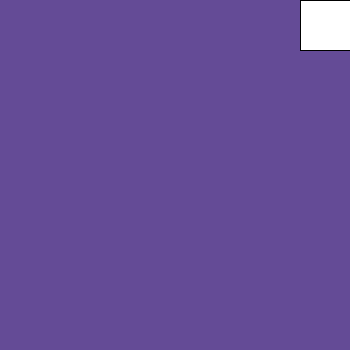
Frame 1 (no input)
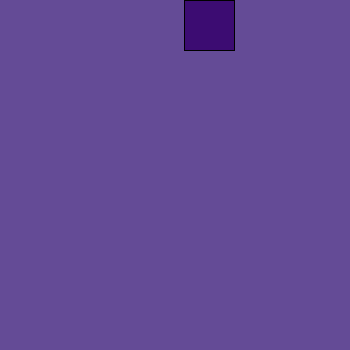
Frame 60 (the mouse pressed at the canvas centre just before this capture)
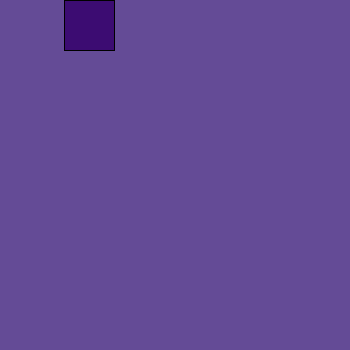
Frame 120 (the mouse held since frame 60 and released just before this capture)

The Processing sketch that drew these frames (run headless with seeded random() and noise(); from frame 60 on, the mouse is pressed at the canvas centre):

// Processing sketch: processing_183319
// ── processing_183319.pde

int squarePositionX = 300;
int squarePositionY = 0;
int rightSide = 0;
int leftSide = 300;
int bottomSide = 0;
int topSide = 300;
boolean isGoingDown = true;
boolean isGoingLeft = true;

void setup() { 
 size (350, 350); 
}

void draw() {
  background (100, 75, 150);
  rect (squarePositionX, squarePositionY, 50, 50);
  fill(60, 12, 114);
  
  if (isGoingDown == true && isGoingLeft == true) {
      if (squarePositionY > bottomSide) {
        squarePositionY = squarePositionY - 2;  
      }
     else {
       isGoingDown = false; 
     }
  }
  else if (isGoingDown == false && isGoingLeft == true) {
    
    if (squarePositionX > rightSide) {
      squarePositionX = squarePositionX - 2;
    }
  else {
    isGoingLeft = false;
    }
  }
  else if (isGoingDown == false && isGoingLeft == false) {
   if (squarePositionY < topSide) {
     squarePositionY = squarePositionY + 2;
   }
   else { 
     isGoingDown = true;
     }
  } else {
    if (squarePositionX < leftSide) {
      squarePositionX = squarePositionX + 2;
    } else {
      isGoingLeft = true;
    }
  }   
  
}
